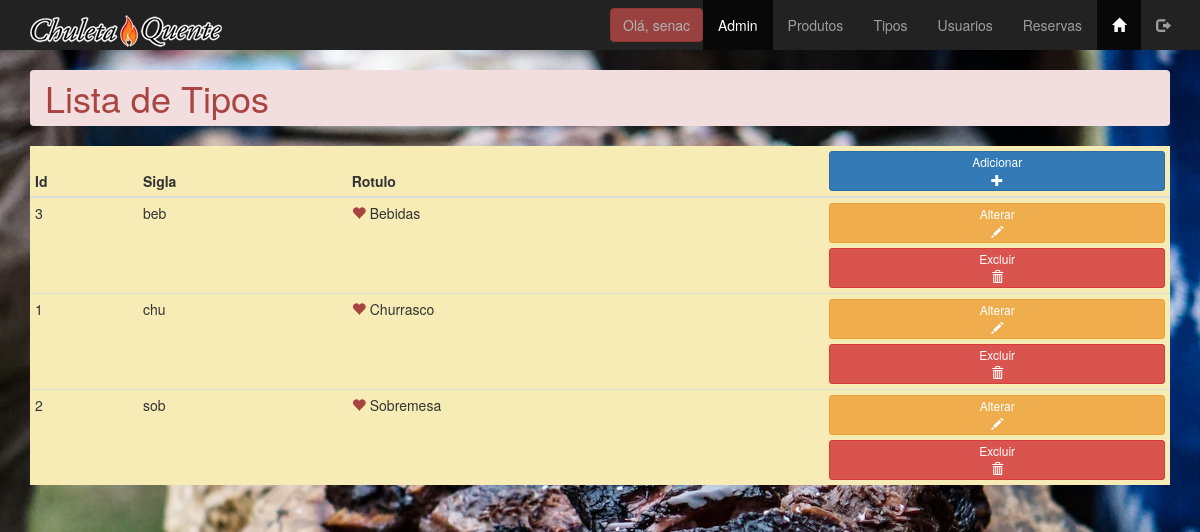
/admin/tipos_lista.php (signed in), run on the app's committed database.
### tables this page shows
create table tbtipos(
id_tipo int(11) not null,
sigla_tipo varchar(3) not null,
rotulo_tipo varchar(15) not null 
);

### admin/tipos_lista.php (the view, shortened to what this page needs)
<?php
include('../connections/conn.php');
$consulta = "select * from tbtipos order by rotulo_tipo asc";
$lista = $conn->query($consulta);
$linha = $lista->fetch_assoc();
?>
<!DOCTYPE html>
<html lang="pt-BR">
<head>
    <link rel="stylesheet" href="../css/bootstrap.min.css" type="text/css">
    <link rel="stylesheet" href="../css/meu_estilo.css" type="text/css">
</head>
<body class="fundofixo">
    <?php include('menu_adm.php'); ?>
    <main class="container">
    <h1 class="breadcrumb alert-danger">Lista de Tipos</h1>
        <table class="table table-condensed table-hover tbopacidade" style="background-color: #f7ecb5;">
            <thead>
                <th>Id</th>
                <th>Sigla</th>
                <th>Rotulo</th>
                <th >
                    <a href="tipos_insere.php" class="btn btn-block btn-primary btn-xs">
                        <span class="hidden-xs">Adicionar<br></span>
                        <span class="glyphicon glyphicon-plus" aria-hidden="true"></span>
                    </a>
                </th>
            </thead>
            <tbody>
                <?php do {?>
                <tr>
                    <td ><?php echo $linha['id_tipo'] ?></td>
                    <td>
                            <span class="hidden-xs"><?php echo $linha['sigla_tipo'] ?></span>
                        </td>
                        <td>
                            <?php
                            if ($linha['sigla_tipo'] != 'null') {
                                echo ("<span class='glyphicon glyphicon-heart text-danger' aria-hidden='true'></span>");
                            } else {
                                echo ("<span class='glyphicon glyphicon-ok text-info' aria-hidden='true'></span>");
                            }
                            ?>
                            <?php echo $linha['rotulo_tipo'] ?>
                        </td>
                        <td>
                            <a href="tipos_atualiza.php?id_tipo=<?php echo $linha['id_tipo'] ?>" class="btn btn-warning btn-block btn-xs">
                                <span class="hidden-xs">Alterar <br></span>
                                <span class="glyphicon glyphicon-pencil" aria-hidden="true"></span>
                            </a>
                            <button class="btn btn-danger btn-block btn-xs delete " role="button"
                            data-id="<?php echo $linha['id_tipo']; ?>"
                            data-nome="<?php echo $linha['rotulo_tipo']; ?>">
                                <span class="hidden-xs ">Excluir <br></span>
                                <span class="glyphicon glyphicon-trash" aria-hidden="true"></span>
                            </button>
                        </td>
                </tr>
               <?php } while ($linha = $lista->fetch_assoc());?>
            </tbody>
        </table>
    </main>
</body>
</html>

### css/meu_estilo.css (style rules this page uses)
.fundofixo { background: url(../images/carne.jpg) no-repeat fixed; -webkit-background-size:cover; background-size: cover; }

### data on the page
tbtipos: id_tipo "3", sigla_tipo "beb", rotulo_tipo "Bebidas"
tbtipos: id_tipo "1", sigla_tipo "chu", rotulo_tipo "Churrasco"
tbtipos: id_tipo "2", sigla_tipo "sob", rotulo_tipo "Sobremesa"

### other printed values
$_SESSION['login_usuario'] "senac"
